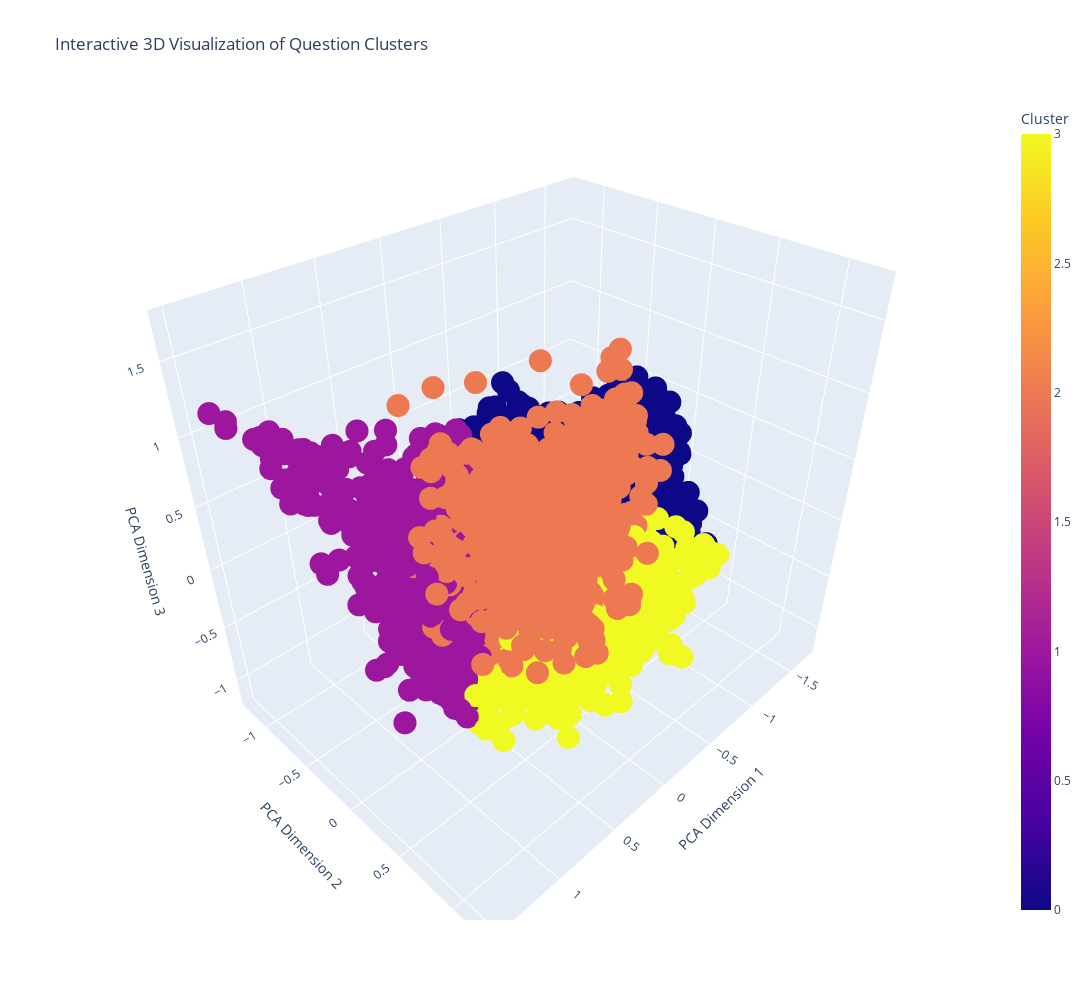

Notebook source saved alongside this figure:
### Markdown cell above
We used PCA (Principal Component Analysis, a technique that projects data onto principal components to reduce dimensionality) to visualize the clusters formed from the embeddings of the question feature.

### Code cell
import plotly.express as px
from sklearn.decomposition import PCA
# Reduce dimensions of question embeddings to 3D using PCA
pca = PCA(n_components=3)
question_embeddings_3d = pca.fit_transform(question_embeddings)


# Prepare a DataFrame for visualization
visualization_df = pd.DataFrame({
    'PCA Dimension 1': question_embeddings_3d[:, 0],
    'PCA Dimension 2': question_embeddings_3d[:, 1],
    'PCA Dimension 3': question_embeddings_3d[:, 2],
    'Cluster': train_df['cluster'],
    'Question': train_df['question']
})
# Create an interactive 3D scatter plot with a larger figure size
fig = px.scatter_3d(
    visualization_df,
    x='PCA Dimension 1',
    y='PCA Dimension 2',
    z='PCA Dimension 3',
    color='Cluster',
    hover_data=['Question'],  # Show the question on hover
    title='Interactive 3D Visualization of Question Clusters',
    width=1200,  # Set the width of the plot
    height=1000   # Set the height of the plot
)

# Show the plot
fig.show()

### Figure 1 — Plotly figure (JSON) as saved in the notebook; plotly's stock layout.template omitted (floating-point values rounded to 4 significant figures; data arrays with more than 128 entries replaced by an {"elided": "..."} marker saying what was removed)
{"data": [{"customdata": {"elided": "9598x1 str values"}, "hovertemplate": "PCA Dimension 1=%{x}<br>PCA Dimension 2=%{y}<br>PCA Dimension 3=%{z}<br>Question=%{customdata[0]}<br>Cluster=%{marker.color}<extra></extra>", "legendgroup": "", "marker": {"color": {"elided": "9598 int values"}, "coloraxis": "coloraxis", "symbol": "circle"}, "mode": "markers", "name": "", "scene": "scene", "showlegend": false, "type": "scatter3d", "x": {"elided": "9598 float values"}, "y": {"elided": "9598 float values"}, "z": {"elided": "9598 float values"}}], "layout": {"coloraxis": {"colorbar": {"title": {"text": "Cluster"}}, "colorscale": [[0, "#0d0887"], [0.1111, "#46039f"], [0.2222, "#7201a8"], [0.3333, "#9c179e"], [0.4444, "#bd3786"], [0.5556, "#d8576b"], [0.6667, "#ed7953"], [0.7778, "#fb9f3a"], [0.8889, "#fdca26"], [1, "#f0f921"]]}, "height": 1000, "legend": {"tracegroupgap": 0}, "scene": {"domain": {"x": [0, 1], "y": [0, 1]}, "xaxis": {"title": {"text": "PCA Dimension 1"}}, "yaxis": {"title": {"text": "PCA Dimension 2"}}, "zaxis": {"title": {"text": "PCA Dimension 3"}}}, "title": {"text": "Interactive 3D Visualization of Question Clusters"}, "width": 1200}}
